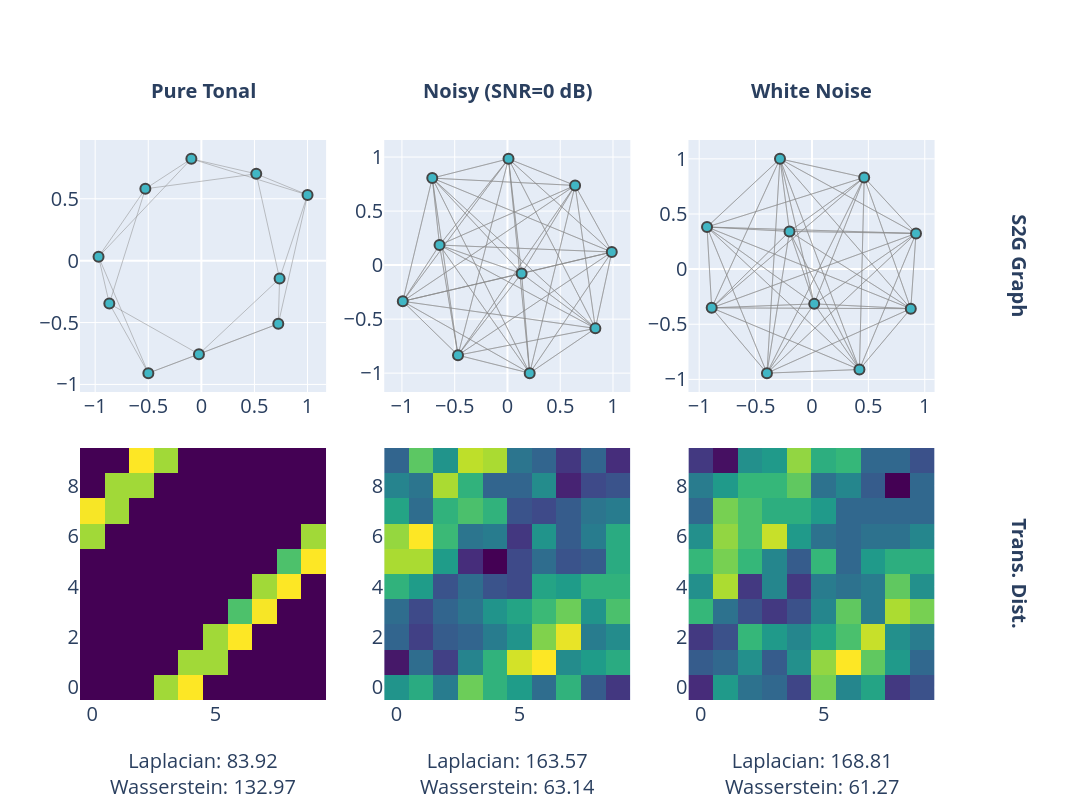

Notebook source saved alongside this figure:
### Code cell
f0 = 636
fs = 128000
duration = 60
snr = 0
Q = 10
percent_overlap = 0.5
fft_nperseg = 8192
window = 'hann'
remove_dc = 20

sim_signal = ut.simulate_raw_signal(f0=f0, fs=fs, duration=duration)
noisy_sim_signal = ut.add_noise_to_signal(signal=sim_signal, snr_db=snr, fs=fs, signal_bw=1)
wn = np.random.randn(len(sim_signal))

# feature scores:
laplacian_scores = []
wasserstein_scores = []

### Plotting
signals = [sim_signal, noisy_sim_signal, wn]
column_titles = ["Pure Tonal", "Noisy (SNR=0 dB)", "White Noise"]
row_titles = ["S2G Graph", "Trans. Dist."]  # ["Phase Dist.", "S2G Graph", "Trans. Dist."]

specs = [
    # [{"type": "polar"} for _ in signals],   # Row 1: Barpolar (phase distribution)
    [{"type": "xy"}    for _ in signals],   # Row 2: graph (S2G)
    [{"type": "xy"}    for _ in signals],   # Row 3: Heatmap (transition matrix)
]

fig = make_subplots(
    rows=2, cols=len(signals),
    column_titles=column_titles,
    row_titles=row_titles,
    specs=specs,
    vertical_spacing=0.1
)

for ix, sig in enumerate(signals, start=1):
    F, T, Sxx, phase = ut.calc_spectrogram(sig, fs, nperseg=8192, percent_overlap=percent_overlap, window=window, remove_dc=remove_dc)

    # phase distribution (polar) - pick the bin closest to f0
    f_ix = np.argmin(np.abs(F - f0))
    f_phase = phase[f_ix, :]
    f_phase_wrapped = np.mod(f_phase, 2 * np.pi)   # np.angle returns [-pi, pi]; shift to [0, 2pi]
    hist_phase, bin_edges_phase = np.histogram(f_phase_wrapped, bins=Q, range=(0, 2 * np.pi), density=True)
    bin_centers = 0.5 * (bin_edges_phase[:-1] + bin_edges_phase[1:])
    bin_width = bin_edges_phase[1] - bin_edges_phase[0]

    # fig.add_trace(go.Barpolar(
    #     r=hist_phase,
    #     theta=np.degrees(bin_centers),   # Plotly's polar theta is in degrees
    #     width=np.degrees(bin_width),
    #     marker_color=hist_phase,
    #     marker_colorscale='Viridis',
    #     showlegend=False,
    # ), row=1, col=ix)

    # graph from S2G
    G = ut.get_s2g_graph(f_phase, n_levels=Q)
    fig_g = ut.draw_graph(G)
    for tr in fig_g.data:
        fig.add_trace(deepcopy(tr), row=1, col=ix)

    # transition matrix
    x_transitions = ut.get_s2g(f_phase, n_levels=Q)
    laplacian = ut.get_K(x_transitions, mode='laplacian')
    wasserstein = ut.get_K(x_transitions, mode='wasserstein')
    laplacian_scores.append(laplacian)
    wasserstein_scores.append(wasserstein)

    fig.add_trace(go.Heatmap(z=x_transitions, colorscale='Viridis', showscale=False), row=2, col=ix)

# fig.update_polars(
#     angularaxis=dict(
#         direction='counterclockwise',
#         rotation=0,
#         tickmode='array',
#         tickvals=[0, 45, 90, 135, 180, 225, 270, 315],
#         ticktext=['0', 'π/4', 'π/2', '3π/4', 'π', '5π/4', '3π/2', '7π/4'],
#         tickfont=dict(size=20),
#     ),
#     radialaxis=dict(showticklabels=False),
# )
fig.update_layout(
    height=800, width=1200,
    font=dict(size=20),
    title_font=dict(size=20),
    margin=dict(t=140, r=140, b=100),   # leave room for titles + feature subtitles below row 2
)
fig.update_xaxes(tickfont=dict(size=20), title_font=dict(size=20))
fig.update_yaxes(tickfont=dict(size=20), title_font=dict(size=20))

# Add subtitle with features for each column (below 2nd row)
for ix, (lap, wass) in enumerate(zip(laplacian_scores, wasserstein_scores), start=1):
    fig.add_annotation(
        text=f"Laplacian: {lap:.2f}<br>Wasserstein: {wass:.2f}",
        x=0.5, y=-0.18,
        xref="x domain", yref="y domain",
        showarrow=False,
        yanchor="top",
        row=2, col=ix,
    )

# Match column/row title offsets and bold them.
title_offset = 0.06
column_title_texts = set(column_titles)
row_title_texts = set(row_titles)
for ann in fig.layout.annotations:
    ann.font = dict(size=20)
    if ann.text in column_title_texts:
        ann.text = f"<b>{ann.text}</b>"
        ann.y = 1 + title_offset
        ann.yanchor = 'bottom'
    elif ann.text in row_title_texts:
        ann.text = f"<b>{ann.text}</b>"
        ann.x = 1 + title_offset
        ann.xanchor = 'left'
# fig.write_image("/Users/itamarmerfeld/Projects/UATR/results/graph_examples.png", scale=10)
fig.write_image("/Users/itamarmerfeld/Projects/UATR/results/graph_examples.pdf")
fig.show()

### Figure 1 — Plotly figure (JSON) as saved in the notebook; plotly's stock layout.template omitted (floating-point values rounded to 4 significant figures; data arrays with more than 128 entries replaced by an {"elided": "..."} marker saying what was removed)
{"data": [{"line": {"color": "#888", "width": 0.5}, "mode": "lines", "showlegend": false, "type": "scatter", "x": [-0.9681, -0.09404, null, -0.9681, -0.8668, null, 0.517, 0.7368, null, 0.517, -0.09404, null, 0.7245, 0.7368, null, 0.7245, -0.4992, null, -0.8668, -0.4992, null, -0.8668, -0.5273, null, -0.09404, 1, null, -0.09404, -0.5273, null, 0.7368, 1, null, 0.7368, -0.0228, null, -0.4992, -0.0228, null, -0.4992, -0.9681, null, -0.5273, -0.9681, null, -0.5273, 0.517, null, 1, 0.517, null, 1, 0.7245, null, -0.0228, 0.7245, null, -0.0228, -0.8668, null], "xaxis": "x", "y": [0.03093, 0.8225, null, 0.03093, -0.3471, null, 0.7013, -0.1446, null, 0.7013, 0.8225, null, -0.5101, -0.1446, null, -0.5101, -0.9089, null, -0.3471, -0.9089, null, -0.3471, 0.5803, null, 0.8225, 0.531, null, 0.8225, 0.5803, null, -0.1446, 0.531, null, -0.1446, -0.7553, null, -0.9089, -0.7553, null, -0.9089, 0.03093, null, 0.5803, 0.03093, null, 0.5803, 0.7013, null, 0.531, 0.7013, null, 0.531, -0.5101, null, -0.7553, -0.5101, null, -0.7553, -0.3471, null], "yaxis": "y"}, {"hoverinfo": "text", "marker": {"color": [2, 2, 2, 2, 2, 2, 2, 2, 2, 2], "colorbar": {"thickness": 15, "title": {"side": "right", "text": "Node Connections"}, "xanchor": "left"}, "colorscale": [[0, "rgb(255,255,217)"], [0.125, "rgb(237,248,177)"], [0.25, "rgb(199,233,180)"], [0.375, "rgb(127,205,187)"], [0.5, "rgb(65,182,196)"], [0.625, "rgb(29,145,192)"], [0.75, "rgb(34,94,168)"], [0.875, "rgb(37,52,148)"], [1, "rgb(8,29,88)"]], "line": {"width": 2}, "reversescale": true, "showscale": false, "size": 10}, "mode": "markers", "showlegend": false, "text": ["0", "1", "2", "3", "4", "5", "6", "7", "8", "9"], "type": "scatter", "x": [-0.9681, 0.517, 0.7245, -0.8668, -0.09404, 0.7368, -0.4992, -0.5273, 1, -0.0228], "xaxis": "x", "y": [0.03093, 0.7013, -0.5101, -0.3471, 0.8225, -0.1446, -0.9089, 0.5803, 0.531, -0.7553], "yaxis": "y"}, {"colorscale": [[0, "#440154"], [0.1111, "#482878"], [0.2222, "#3e4989"], [0.3333, "#31688e"], [0.4444, "#26828e"], [0.5556, "#1f9e89"], [0.6667, "#35b779"], [0.7778, "#6ece58"], [0.8889, "#b5de2b"], [1, "#fde725"]], "showscale": false, "type": "heatmap", "xaxis": "x4", "yaxis": "y4", "z": [[0, 0, 0, 90, 105, 0, 0, 0, 0, 0], [0, 0, 0, 0, 90, 90, 0, 0, 0, 0], [0, 0, 0, 0, 0, 90, 105, 0, 0, 0], [0, 0, 0, 0, 0, 0, 75, 104, 0, 0], [0, 0, 0, 0, 0, 0, 0, 90, 105, 0], [0, 0, 0, 0, 0, 0, 0, 0, 75, 105], [90, 0, 0, 0, 0, 0, 0, 0, 0, 90], [104, 90, 0, 0, 0, 0, 0, 0, 0, 0], [0, 90, 90, 0, 0, 0, 0, 0, 0, 0], [0, 0, 105, 90, 0, 0, 0, 0, 0, 0]]}, {"line": {"color": "#888", "width": 0.5}, "mode": "lines", "showlegend": false, "type": "scatter", "x": {"elided": "270 float values"}, "xaxis": "x2", "y": {"elided": "270 float values"}, "yaxis": "y2"}, {"hoverinfo": "text", "marker": {"color": [9, 9, 9, 9, 9, 9, 9, 9, 9, 9], "colorbar": {"thickness": 15, "title": {"side": "right", "text": "Node Connections"}, "xanchor": "left"}, "colorscale": [[0, "rgb(255,255,217)"], [0.125, "rgb(237,248,177)"], [0.25, "rgb(199,233,180)"], [0.375, "rgb(127,205,187)"], [0.5, "rgb(65,182,196)"], [0.625, "rgb(29,145,192)"], [0.75, "rgb(34,94,168)"], [0.875, "rgb(37,52,148)"], [1, "rgb(8,29,88)"]], "line": {"width": 2}, "reversescale": true, "showscale": false, "size": 10}, "mode": "markers", "showlegend": false, "text": ["0", "1", "2", "3", "4", "5", "6", "7", "8", "9"], "type": "scatter", "x": [-0.992, -0.6438, -0.7127, 0.9885, 0.8331, 0.2107, -0.4688, 0.641, 0.009906, 0.134], "xaxis": "x2", "y": [-0.3352, 0.1856, 0.8053, 0.121, -0.5856, -1, -0.834, 0.7371, 0.9834, -0.07767], "yaxis": "y2"}, {"colorscale": [[0, "#440154"], [0.1111, "#482878"], [0.2222, "#3e4989"], [0.3333, "#31688e"], [0.4444, "#26828e"], [0.5556, "#1f9e89"], [0.6667, "#35b779"], [0.7778, "#6ece58"], [0.8889, "#b5de2b"], [1, "#fde725"]], "showscale": false, "type": "heatmap", "xaxis": "x5", "yaxis": "y5", "z": [[20, 23, 17, 28, 24, 21, 15, 24, 13, 9], [6, 15, 10, 18, 24, 33, 35, 19, 21, 23], [14, 10, 13, 14, 17, 20, 29, 34, 17, 19], [15, 11, 14, 16, 20, 22, 25, 28, 20, 26], [24, 21, 12, 15, 12, 11, 22, 21, 24, 24], [31, 31, 21, 8, 4, 11, 15, 12, 13, 23], [30, 35, 25, 16, 17, 9, 20, 13, 17, 23], [22, 15, 24, 26, 24, 12, 11, 13, 16, 17], [18, 16, 31, 24, 14, 14, 19, 7, 11, 12], [14, 27, 20, 32, 31, 16, 14, 9, 14, 8]]}, {"line": {"color": "#888", "width": 0.5}, "mode": "lines", "showlegend": false, "type": "scatter", "x": {"elided": "270 float values"}, "xaxis": "x3", "y": {"elided": "270 float values"}, "yaxis": "y3"}, {"hoverinfo": "text", "marker": {"color": [9, 9, 9, 9, 9, 9, 9, 9, 9, 9], "colorbar": {"thickness": 15, "title": {"side": "right", "text": "Node Connections"}, "xanchor": "left"}, "colorscale": [[0, "rgb(255,255,217)"], [0.125, "rgb(237,248,177)"], [0.25, "rgb(199,233,180)"], [0.375, "rgb(127,205,187)"], [0.5, "rgb(65,182,196)"], [0.625, "rgb(29,145,192)"], [0.75, "rgb(34,94,168)"], [0.875, "rgb(37,52,148)"], [1, "rgb(8,29,88)"]], "line": {"width": 2}, "reversescale": true, "showscale": false, "size": 10}, "mode": "markers", "showlegend": false, "text": ["0", "1", "2", "3", "4", "5", "6", "7", "8", "9"], "type": "scatter", "x": [-0.3993, 0.876, 0.01978, -0.9305, 0.4207, -0.889, 0.9222, -0.1992, 0.4631, -0.2837], "xaxis": "x3", "y": [-0.9435, -0.3587, -0.3152, 0.382, -0.9104, -0.3514, 0.3237, 0.342, 0.8314, 1], "yaxis": "y3"}, {"colorscale": [[0, "#440154"], [0.1111, "#482878"], [0.2222, "#3e4989"], [0.3333, "#31688e"], [0.4444, "#26828e"], [0.5556, "#1f9e89"], [0.6667, "#35b779"], [0.7778, "#6ece58"], [0.8889, "#b5de2b"], [1, "#fde725"]], "showscale": false, "type": "heatmap", "xaxis": "x6", "yaxis": "y6", "z": [[10, 20, 16, 15, 12, 26, 18, 21, 11, 13], [14, 15, 19, 14, 19, 27, 31, 25, 20, 15], [11, 13, 23, 20, 18, 21, 24, 29, 19, 17], [23, 16, 13, 11, 13, 18, 25, 17, 28, 26], [19, 28, 11, 18, 11, 17, 16, 17, 25, 19], [23, 26, 23, 18, 14, 23, 15, 20, 22, 22], [19, 27, 24, 29, 20, 16, 15, 16, 16, 18], [15, 26, 24, 22, 22, 20, 15, 15, 15, 15], [17, 20, 23, 23, 25, 16, 18, 14, 7, 15], [11, 8, 19, 20, 27, 22, 23, 15, 15, 13]]}], "layout": {"annotations": [{"font": {"size": 20}, "showarrow": false, "text": "<b>Pure Tonal</b>", "x": 0.1411, "xanchor": "center", "xref": "paper", "y": 1.06, "yanchor": "bottom", "yref": "paper"}, {"font": {"size": 20}, "showarrow": false, "text": "<b>Noisy (SNR=0 dB)</b>", "x": 0.49, "xanchor": "center", "xref": "paper", "y": 1.06, "yanchor": "bottom", "yref": "paper"}, {"font": {"size": 20}, "showarrow": false, "text": "<b>White Noise</b>", "x": 0.8389, "xanchor": "center", "xref": "paper", "y": 1.06, "yanchor": "bottom", "yref": "paper"}, {"font": {"size": 20}, "showarrow": false, "text": "<b>S2G Graph</b>", "textangle": 90, "x": 1.06, "xanchor": "left", "xref": "paper", "y": 0.775, "yanchor": "middle", "yref": "paper"}, {"font": {"size": 20}, "showarrow": false, "text": "<b>Trans. Dist.</b>", "textangle": 90, "x": 1.06, "xanchor": "left", "xref": "paper", "y": 0.225, "yanchor": "middle", "yref": "paper"}, {"font": {"size": 20}, "showarrow": false, "text": "Laplacian: 83.92<br>Wasserstein: 132.97", "x": 0.5, "xref": "x4 domain", "y": -0.18, "yanchor": "top", "yref": "y4 domain"}, {"font": {"size": 20}, "showarrow": false, "text": "Laplacian: 163.57<br>Wasserstein: 63.14", "x": 0.5, "xref": "x5 domain", "y": -0.18, "yanchor": "top", "yref": "y5 domain"}, {"font": {"size": 20}, "showarrow": false, "text": "Laplacian: 168.81<br>Wasserstein: 61.27", "x": 0.5, "xref": "x6 domain", "y": -0.18, "yanchor": "top", "yref": "y6 domain"}], "font": {"size": 20}, "height": 800, "margin": {"b": 100, "r": 140, "t": 140}, "title": {"font": {"size": 20}}, "width": 1200, "xaxis": {"anchor": "y", "domain": [0, 0.2822], "tickfont": {"size": 20}, "title": {"font": {"size": 20}}}, "xaxis2": {"anchor": "y2", "domain": [0.3489, 0.6311], "tickfont": {"size": 20}, "title": {"font": {"size": 20}}}, "xaxis3": {"anchor": "y3", "domain": [0.6978, 0.98], "tickfont": {"size": 20}, "title": {"font": {"size": 20}}}, "xaxis4": {"anchor": "y4", "domain": [0, 0.2822], "tickfont": {"size": 20}, "title": {"font": {"size": 20}}}, "xaxis5": {"anchor": "y5", "domain": [0.3489, 0.6311], "tickfont": {"size": 20}, "title": {"font": {"size": 20}}}, "xaxis6": {"anchor": "y6", "domain": [0.6978, 0.98], "tickfont": {"size": 20}, "title": {"font": {"size": 20}}}, "yaxis": {"anchor": "x", "domain": [0.55, 1], "tickfont": {"size": 20}, "title": {"font": {"size": 20}}}, "yaxis2": {"anchor": "x2", "domain": [0.55, 1], "tickfont": {"size": 20}, "title": {"font": {"size": 20}}}, "yaxis3": {"anchor": "x3", "domain": [0.55, 1], "tickfont": {"size": 20}, "title": {"font": {"size": 20}}}, "yaxis4": {"anchor": "x4", "domain": [0, 0.45], "tickfont": {"size": 20}, "title": {"font": {"size": 20}}}, "yaxis5": {"anchor": "x5", "domain": [0, 0.45], "tickfont": {"size": 20}, "title": {"font": {"size": 20}}}, "yaxis6": {"anchor": "x6", "domain": [0, 0.45], "tickfont": {"size": 20}, "title": {"font": {"size": 20}}}}}
